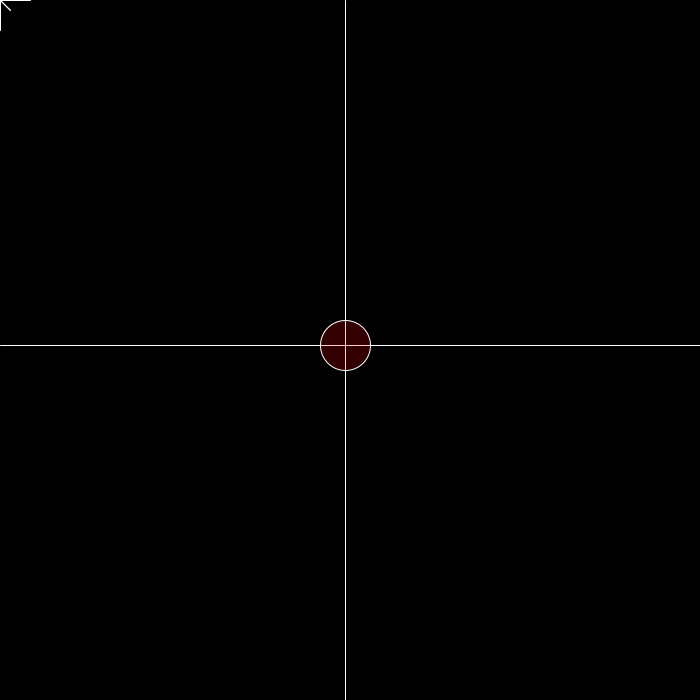
Frame 1 (no input)
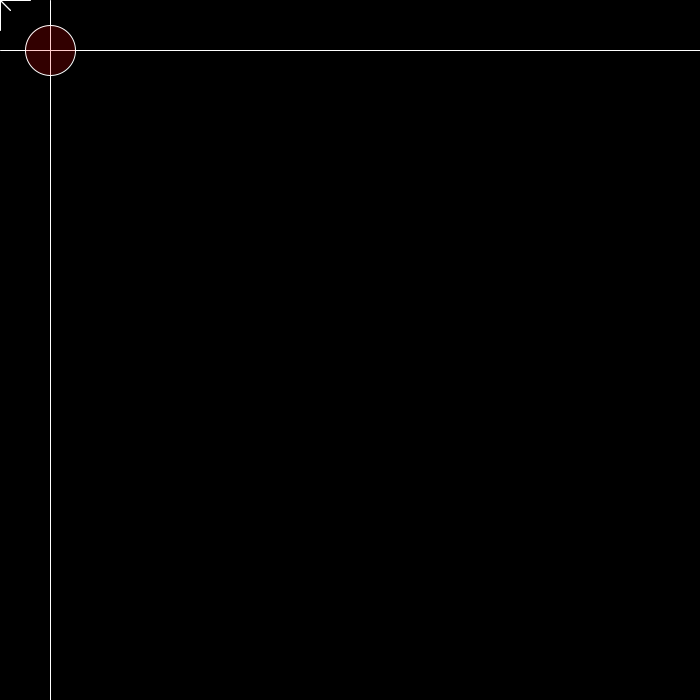
Frame 60 (the mouse pressed at the canvas centre just before this capture)
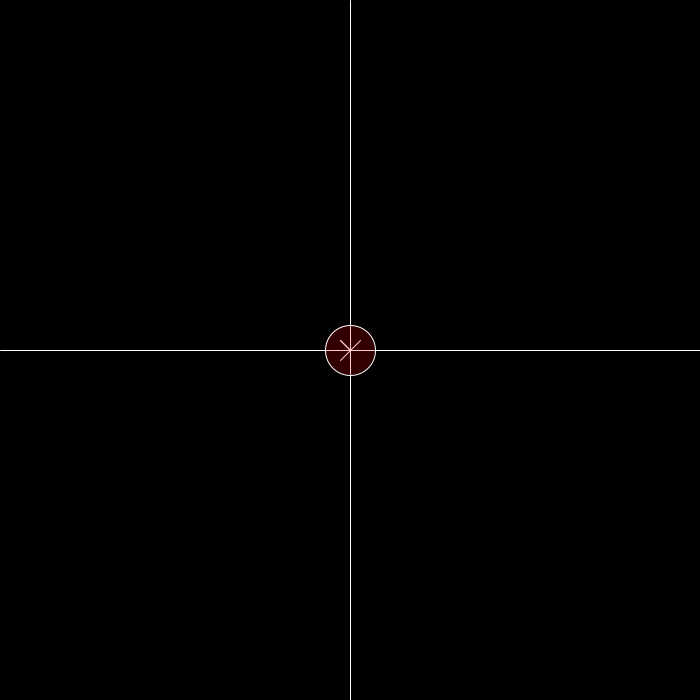
Frame 120 (the mouse held since frame 60 and released just before this capture)

The Processing sketch that drew these frames (run headless with seeded random() and noise(); from frame 60 on, the mouse is pressed at the canvas centre):

// Processing sketch: Make_Processing_5_6_Location
// ── Make_Processing_5_6_Location.pde
//Find the cursor:

float x;
float y;
int offsetX = 10;
int offsetY = 10;

void setup() {

  size(700, 700);
  smooth();
  x = width/2;
  y = height/2;
  stroke(255);
}
void draw() {

  background(0);
  if (mouseX >= x && mouseY >= y) {
    x+=5;
    y+=5;
    offsetX = -10;
    offsetY = -10;
  }
  if (mouseX < x && mouseY < y) {
    x -= 5;
    y -= 5;
    offsetX = 10;
    offsetY = 10;
  }
  if (mouseX >= x && mouseY < y) {
    x+=5;
    y-=5;
    offsetX = -10;
    offsetY = 10;
  }
  if (mouseX < x && mouseY >= y) {
    x -= 5;
    y += 5;
    offsetX = 10;
    offsetY = -10;
  }
  lineAndArrow();
}
void lineAndArrow() {
  line(x, 0, x, height);
  line(0, y, width, y);
  line(mouseX, mouseY, mouseX + offsetX, mouseY - 10);
  line(mouseX, mouseY, mouseX + offsetX, mouseY + 10);
  line(mouseX, mouseY, mouseX + offsetX*3, mouseY);
  line(mouseX, mouseY, mouseX +10, mouseY + offsetY);
  line(mouseX, mouseY, mouseX -10, mouseY + offsetY);
  line(mouseX, mouseY, mouseX, mouseY+ offsetY*3);
  fill(255, 0, 0, 50);
  ellipse(x, y, 50, 50);
  if ((( x < mouseX+offsetX*5 && y < mouseY+offsetY*5) && (x >= mouseX-offsetX*5 && y >= mouseY - offsetY*5)) 
    || (( x < mouseX+offsetX*5 && y >= mouseY+offsetY*5) && ( x >= mouseX+offsetX*5 && y < mouseY+offsetY*5))) {
    fill(255);
    ellipse(x, y, 50, 50);
  }
}
